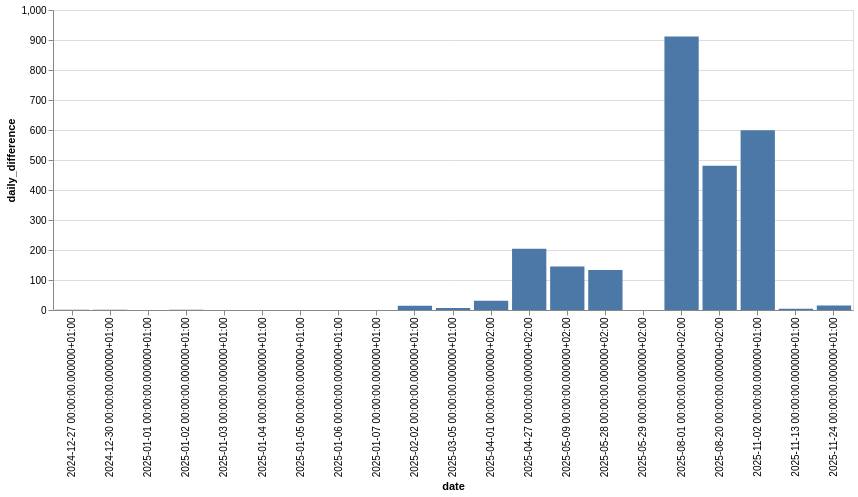

Notebook code cell kept with this figure:
### Code cell
segment("Sedmička, Lipno {")

### Figure 1 — Vega-Lite specification as saved in the notebook (floating-point values rounded to 4 significant figures)
{"config": {"view": {"continuousWidth": 300, "continuousHeight": 300}}, "data": {"name": "data-4925b9cbe95117676234b421e029802d"}, "mark": {"type": "bar"}, "encoding": {"x": {"field": "date", "type": "ordinal"}, "y": {"field": "daily_difference", "type": "quantitative"}}, "width": 800, "$schema": "https://vega.github.io/schema/vega-lite/v5.8.0.json", "datasets": {"data-4925b9cbe95117676234b421e029802d": [{"date": "2024-12-27 00:00:00.000000+01:00", "effort_count": 12542, "daily_difference": 1}, {"date": "2024-12-30 00:00:00.000000+01:00", "effort_count": 12540, "daily_difference": 1}, {"date": "2025-01-01 00:00:00.000000+01:00", "effort_count": 12538, "daily_difference": 0}, {"date": "2025-01-02 00:00:00.000000+01:00", "effort_count": 12539, "daily_difference": 1}, {"date": "2025-01-03 00:00:00.000000+01:00", "effort_count": 12539, "daily_difference": 0}, {"date": "2025-01-04 00:00:00.000000+01:00", "effort_count": 12539, "daily_difference": 0}, {"date": "2025-01-05 00:00:00.000000+01:00", "effort_count": 12539, "daily_difference": 0}, {"date": "2025-01-06 00:00:00.000000+01:00", "effort_count": 12539, "daily_difference": 0}, {"date": "2025-01-07 00:00:00.000000+01:00", "effort_count": 12539, "daily_difference": 0}, {"date": "2025-02-02 00:00:00.000000+01:00", "effort_count": 12553, "daily_difference": 14}, {"date": "2025-03-05 00:00:00.000000+01:00", "effort_count": 12560, "daily_difference": 7}, {"date": "2025-04-01 00:00:00.000000+02:00", "effort_count": 12591, "daily_difference": 31}, {"date": "2025-04-27 00:00:00.000000+02:00", "effort_count": 12795, "daily_difference": 204}, {"date": "2025-05-09 00:00:00.000000+02:00", "effort_count": 12940, "daily_difference": 145}, {"date": "2025-05-28 00:00:00.000000+02:00", "effort_count": 13073, "daily_difference": 133}, {"date": "2025-05-29 00:00:00.000000+02:00", "effort_count": 13073, "daily_difference": 0}, {"date": "2025-08-01 00:00:00.000000+02:00", "effort_count": 13985, "daily_difference": 912}, {"date": "2025-08-20 00:00:00.000000+02:00", "effort_count": 14466, "daily_difference": 481}, {"date": "2025-11-02 00:00:00.000000+01:00", "effort_count": 15065, "daily_difference": 599}, {"date": "2025-11-13 00:00:00.000000+01:00", "effort_count": 15069, "daily_difference": 4}, {"date": "2025-11-24 00:00:00.000000+01:00", "effort_count": 15084, "daily_difference": 15}]}}
